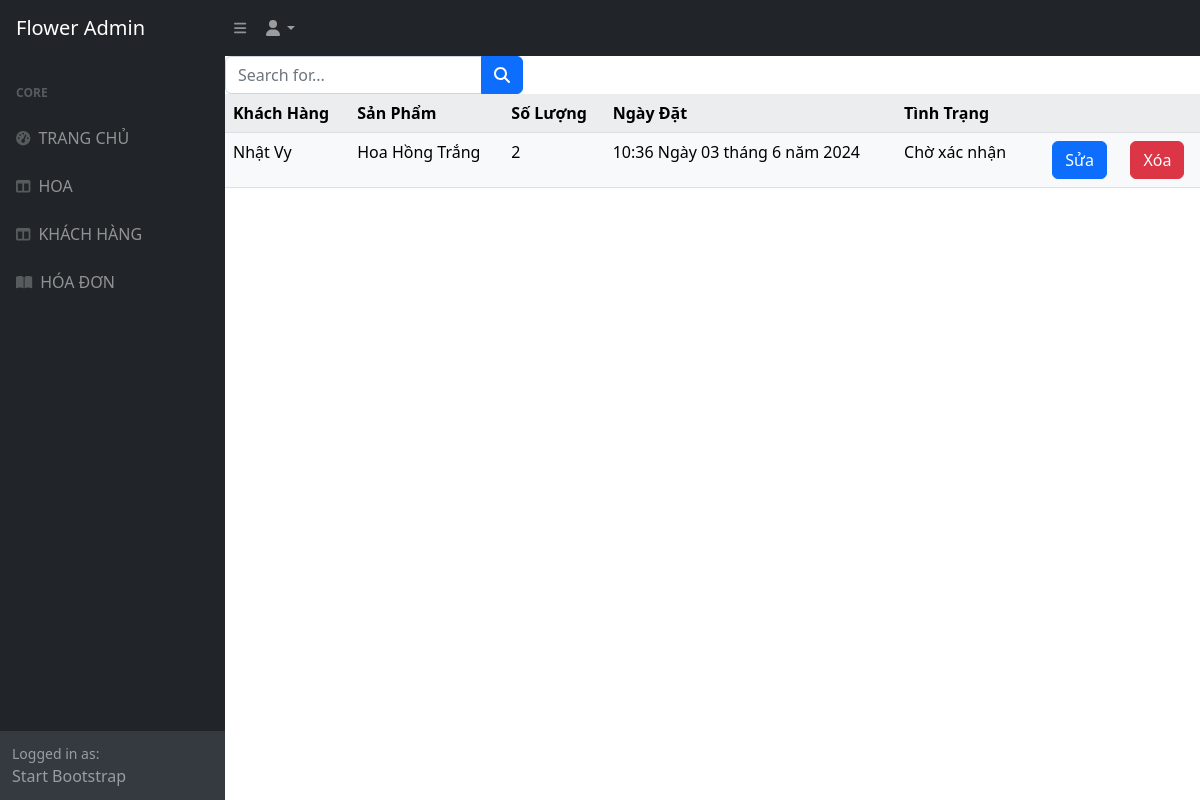
The app's page /order_list/ with its own data.
### home/models.py (models this page shows, shortened)
class Order(models.Model):
    user = models.ForeignKey(User, on_delete=models.CASCADE)
    khachhang = models.ForeignKey(KhachHang,on_delete=models.CASCADE)
    sanpham = models.ForeignKey(SanPham, on_delete=models.CASCADE)
    soluong = models.PositiveIntegerField(default=1)
    ngaydat = models.DateTimeField(auto_now_add=True)
    tinhtrang = models.CharField(max_length=100,choices=STATUS_CHOICES,default='Chờ xác nhận')

class KhachHang(models.Model):
    user = models.ForeignKey(User, on_delete=models.CASCADE)
    TenKH = models.CharField(max_length=200)
    DiaChi = models.CharField(max_length=400)
    DienThoai = models.IntegerField(default=0)

class SanPham(models.Model):
    MaSP = models.AutoField(primary_key=True)
    TenSP = models.CharField(max_length=255)
    MoTa = models.CharField(max_length=500)
    SoLuong = models.PositiveIntegerField()
    DonGia = models.DecimalField(max_digits=10, decimal_places=2)
    HinhAnh = models.ImageField(upload_to='product')
    MaLoai = models.ForeignKey(Loai, on_delete=models.CASCADE)
    MaMau = models.ForeignKey(MauSac, on_delete=models.SET_NULL, null =True)

### home/views.py (the view)
# urls.py: path('order_list/', views.order_list, name='order_list'),
def order_list(request):
    orders = Order.objects.all()
    return render(request, 'QuanLy/hoadon_list.html', {'orders': orders})

### home/templates/QuanLy/hoadon_list.html (shortened to what this page needs)
{% extends "pages/layout_QL.html" %}
{% block content %}
{%load static %}
<div id="layoutSidenav_content">
    <main>
        <form class="d-none d-md-inline-block form-inline ms-auto me-0 me-md-3 my-2 my-md-0" method="post" action="index.php?act=hoa">
            <div class="input-group">
                <input class="form-control" type="text" name="keyword" id="keyword" placeholder="Search for..." aria-label="Search for..." aria-describedby="btnNavbarSearch" />
                <button class="btn btn-primary" id="btnNavbarSearch" type="submit"><i class="fas fa-search" name="timkiem"></i></button>
            </div>
        </form>
        <table class="table table-light table-striped">
            <th>Khách Hàng</th>
            <th>Sản Phẩm</th>
            <th>Số Lượng</th>
            <th>Ngày Đặt</th>
            <th>Tình Trạng</th>
           <th></th>
            <th></th>
            <th></th>
            {% for order in orders %}
            <tr>
              <td>{{ order.khachhang.TenKH }}</td>
              <td>{{ order.sanpham.TenSP }}</td>
              <td>{{ order.soluong }}</td>
              <td>{{ order.ngaydat }}</td>
              <td>{{ order.tinhtrang }}</td>
              <td>
                <td><a href="{% url 'order_update' order.id %}" class="btn btn-primary">Sửa</a>  </td>
                <td><a href="{% url 'order_delete' order.id %}" class="btn btn-danger">Xóa</a></td>
              </td>
            </tr>
          {% endfor %}
        </table>
    </main>
</div>
{% endblock %}

### records on screen
Order: khachhang.TenKH "Nhật Vy", sanpham.TenSP "Hoa Hồng Trắng", soluong "2", ngaydat "10:36 Ngày 03 tháng 6 năm 2024", tinhtrang "Chờ xác nhận"
